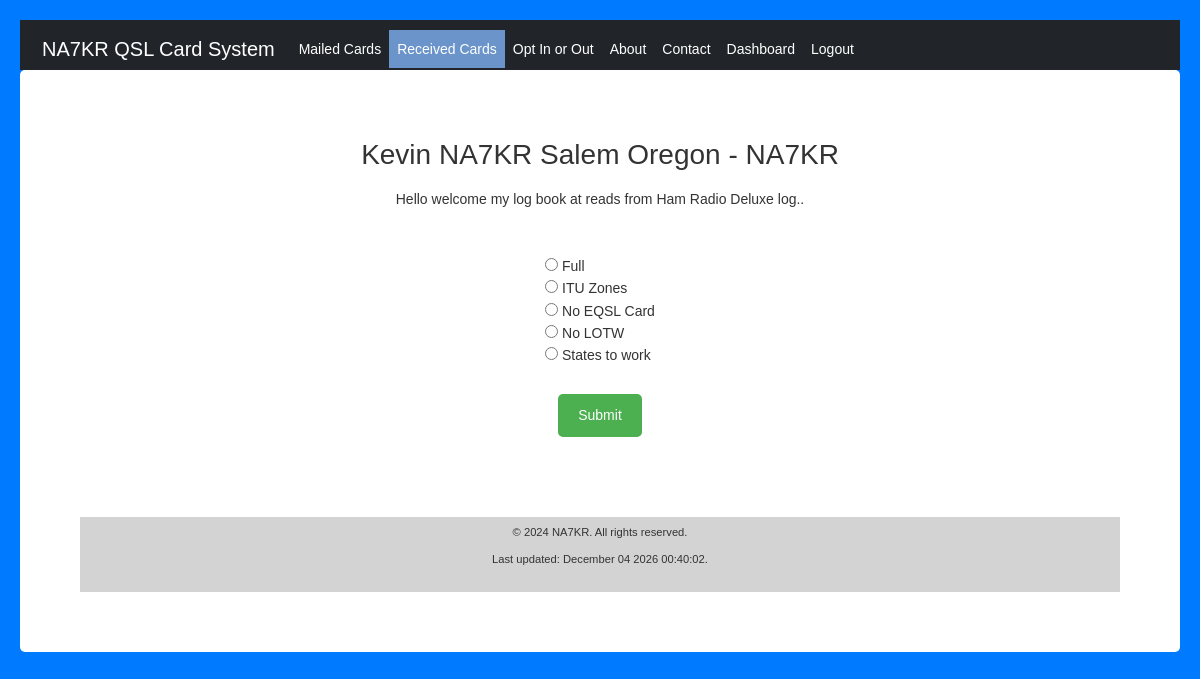
Before: /received.php with the older database file.
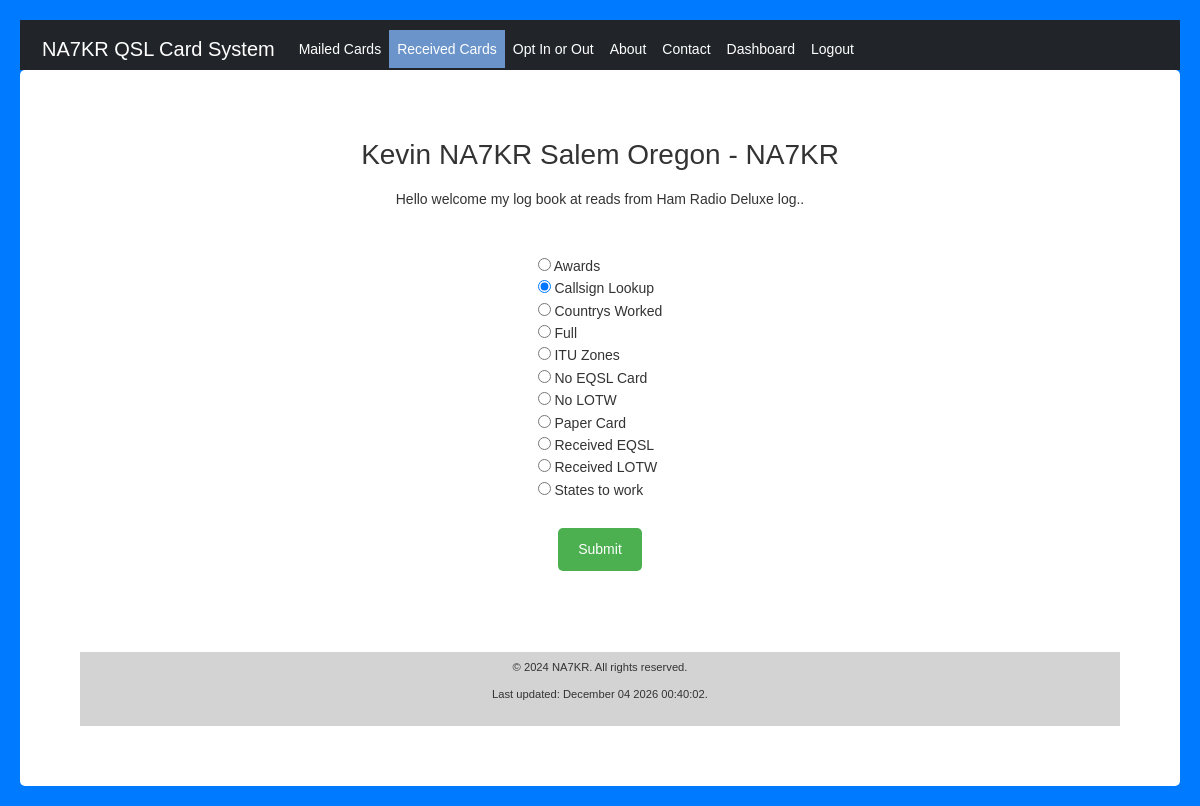
After: the same page with the newer database file.
### tables this page shows
CREATE TABLE IF NOT EXISTS `tb_Select` (
  `index` int(11) NOT NULL AUTO_INCREMENT,
  `Select_TXT` varchar(30) NOT NULL,
  `Select_Name` varchar(20) NOT NULL,
  `Select_Query` longtext NOT NULL,
  PRIMARY KEY (`index`)
);

### config.php (called while the page is built, shortened)
<?php
$footertext = "NA7KR. All rights reserved.";
$navigation_links = array(
    "home.php" => "Mailed Cards",
    "received.php" => "Received Cards",
    "startstop.php" => "Opt In or Out",
    "about.php" => "About",
    "contact.php" => "Contact",
    "dashboard.php" => "Dashboard",
    "logout.php" => "Logout"
);
$Site_Name= " NA7KR QSL Card System";
require_once('backend/db.class.php');
?>

### backend/db.class.php (called while the page is built, shortened)
<?php
class DB {
    private $pdo;
    public function __construct() {
        try {
            $this->pdo = new PDO("mysql:host=" . DB_SERVER . ";dbname=" . DB_NAME, DB_USERNAME, DB_PASSWORD);
            $this->pdo->setAttribute(PDO::ATTR_ERRMODE, PDO::ERRMODE_EXCEPTION);
        } catch (PDOException $e) {
            die("Connection failed: " . $e->getMessage());
        }
    }
    public function select($sql, $params = []) {
        try {
            $stmt = $this->pdo->prepare($sql);
            $stmt->execute();
            return $stmt->fetchAll(PDO::FETCH_ASSOC);
        } catch (PDOException $e) {
            error_log("DB Error in select: " . $e->getMessage());
            throw new Exception("Error in select: " . $e->getMessage());
        }
    }
}

### backend/querybuilder.php (called while the page is built, shortened)
<?php
 function getSelect_Backend_Name(){
    $query = "SELECT `Select_TXT`, `Select_Name` FROM "  . DB_TBSelect . " ORDER BY `Select_TXT`";
    return $query;
}

### backend/backend.php (the view, shortened to what this page needs)
<?php
require_once('../config.php');
function OptionList($key1, $key2, $key3, $key4, $key5, $key6) {
    $data = "";
    if ($key1 == true) {
        $data .= '<span> <input type="radio" name="optionlist" value="input_band" id="input_band">Band</span>' . PHP_EOL;
    } else {
        $data .= '<span id="input_band"></span>' . PHP_EOL;
        $data .='<span id="Band"></span>' . PHP_EOL;
    }
    if ($key2 == true) {
        $data .= '<span> <input type="radio" name="optionlist" value="input_mode" id="input_mode">Mode</span>' . PHP_EOL;
    } else {
        $data .= '<span id="input_mode"></span>' . PHP_EOL;
        $data .='<span id="Mode"></span>' . PHP_EOL;
    }
    if ($key3 == true) {
        $data .= '<span> <input type="radio" name="optionlist" value="input_search" id="input_search">Call</span>' . PHP_EOL;
    } else {
        $data .= '<span id="input_search"></span>' . PHP_EOL;
        $data .='<span id="Call"></span>' . PHP_EOL;
    }
    if ($key4 == true) {
        $data .= '<span> <input type="radio" name="optionlist" value="input_state" id="input_state">State</span>' . PHP_EOL;
    } else {
        $data .= '<span id="input_state"></span>' . PHP_EOL;
        $data .='<span id="State"></span>' . PHP_EOL;
    }
    if ($key5 == true) {
        $data .= '<span> <input type="radio" name="optionlist" value="input_country" id="input_country">Country</span>' . PHP_EOL;
    } else {
        $data .='<span id="input_country"></span>' . PHP_EOL;
        $data .='<span id="Country"></span>' . PHP_EOL;
    }
    if ($key6 == true) {
        $data .= '<span> <input type="radio" name="optionlist" value="input_none" id="input_none"checked>None</span>' . PHP_EOL;
    } else {
        $data .='<span id="input_none"></span>' . PHP_EOL;
    }
    $data .='<br>' . PHP_EOL;
    Return $data;
}
function generateSelectForm() {
    $data = '<form name="form1" method="post" action="received.php">' . PHP_EOL;
    $data .= '<table class="center">' . PHP_EOL;
    $db = new Db();
    $query = getSelect_Backend_Name();
    try {
        $results = $db->select($query);
    } catch (Exception $e) {
        echo "Query: " . $query ."<br>";
        echo "Error executing query: " . $e->getMessage();
    }
    if (is_array($results)) {
        foreach ($results as $row) {
            $checked = isset($row['Select_Name']) && $row['Select_Name'] == "callsign_lookup" ? ' checked' : '';
            $data .= "<tr><td align='left'><input type='radio' value='" . (isset($row['Select_Name']) ? $row['Select_Name'] : '') . "' name='Log'" . $checked . "> " . (isset($row['Select_TXT']) ? $row['Select_TXT'] : '') . "<br></td></tr>" . PHP_EOL;
        }
    } else {
        $data .= "<tr><td>Error: Options not found</td></tr>" . PHP_EOL;
    }
    $data .= "</table><br><div style='text-align: center'><input type='submit' name='Submit1' value='Submit'></div><br>" . PHP_EOL;
    $data .= '<input type="hidden" name="1st" value="true">' . PHP_EOL;
    return $data;
}
?>

### backend/header.php (shortened to what this page needs)
<?php
require_once("../config.php");
?>
<!DOCTYPE html>
<html lang="en">
<head>
    <link href="css/bootstrap.min.css" rel="stylesheet">
    <link rel="stylesheet" href="css/style.css">
</head>
<body>
<nav class="navbar navbar-expand-lg navbar-dark bg-dark">
  <div class="container">
    <a class="navbar-brand" href="#"><?php echo $Site_Name;?></a>
    <div class="collapse navbar-collapse" id="navbarNav">
      <ul class="navbar-nav">
        <?php foreach ($navigation_links as $link => $label): ?>
            <li class="nav-item"><a class="nav-link <?php echo ($current_page == $link) ? 'active' : ''; ?>" href="<?php echo $link; ?>"><?php echo $label; ?></a></li>
        <?php endforeach; ?>
      </ul>
    </div>
  </div>
</nav>

### received.php (shortened to what this page needs)
<?php
include_once("backend/backend.php");
include_once('../config.php');
include_once("backend/querybuilder.php");
$current_page = basename(__FILE__);
include_once("backend/header.php");
?>
<main class="main">
    <div class="container">
        <div class="row justify-content-center">
            <div class="col-12 my-2 text-center">
                <h3>Kevin NA7KR Salem Oregon - NA7KR</h3>
            </div>
        </div>
        <div class="auto-style1">
            <div class="auto-style1 text-center">
                Hello welcome my log book at reads from Ham Radio Deluxe log..
            </div>
        </div>
        <br><br>
        <?php
        if (isset($_POST['Submit1'])) {
            $LOG  = htmlspecialchars($_POST["Log"]);
            $data = '<form name ="form1" method ="post" action ="received.php">' . PHP_EOL;
            $data .= '<input type="hidden" name="Log" value=' . $LOG . '>' . PHP_EOL;
            $data .= '<input type="hidden" name="Submit" value= "true">' . PHP_EOL;
            $data .= '<input type="hidden" name="1st" value= "true">' . PHP_EOL;
            echo $data;
            $data = "";
            $query = getSelect_Name();
            $params = array("f" => $LOG);
            $results = $db->select($query, $params);
            if (!empty($results)) {
                $Select_File = htmlspecialchars($results[0]['Select_File']);
            } else {
                echo  "No QSL records found.<br>";
                echo $sql . " where f = ". $LOG . "<br>";
            }
            include ($Select_File);
        }
        else
        {
            echo generateSelectForm();
            ?>
            </div>
                <?php
                echo \OptionList(false, false, false, false, false, false) . \PHP_EOL;
        }
        include ('backend/footer.php');
        ?>
    </body>
</html>

### backend/footer.php (shortened to what this page needs)
<div style="text-align: center;">
    <footer>
        <p>&copy; <?= date("Y"); ?> <?php echo $footertext; ?> </p>
        <p>Last updated: <?= date("F d Y H:i:s.", getlastmod()); ?></p>
    </footer>
</div>

### css/style.css (style rules this page uses)
* { margin: 0; padding: 0; box-sizing: border-box; }
body { font-family: 'Arial', sans-serif; background-color: #007bff; line-height: 1.6; padding: 20px; color: #333; font-size: .875rem; height: 100%; }
nav ul { list-style-type: none; padding: 0; }
nav ul li { display: inline; }
nav ul li a { color: white; padding: 15px 20px; text-decoration: none; font-weight: bold; }
nav ul li a.active, nav ul li a:hover { background-color: #6a94ca; }
.main { background-color: white; padding: 60px; margin-top: 0px; border-radius: 5px; }
input[type="submit"] { padding: 10px 20px; margin-top: 5px; margin-bottom: 20px; border: 1px solid #ddd; border-radius: 5px; background-color: #4CAF50; color: white; cursor: pointer; border: none; }
footer { background-color: lightgray; padding: 10px; line-height: 1em; font-size: 0.8em; text-align: center; clear: both; }
a:link { color: #FFFFFF; }
.navbar { padding-bottom: 0; margin-bottom: 0; }
.container { padding-top: 0; }
.center { margin: 0 auto; }

Changed rows visible on the page:
added tb_select: Select_TXT "Awards"
added tb_select: Select_Name "☑", Select_TXT "Callsign Lookup"
added tb_select: Select_TXT "Countrys Worked"
added tb_select: Select_TXT "Paper Card"
added tb_select: Select_TXT "Received EQSL"
added tb_select: Select_TXT "Received LOTW"
